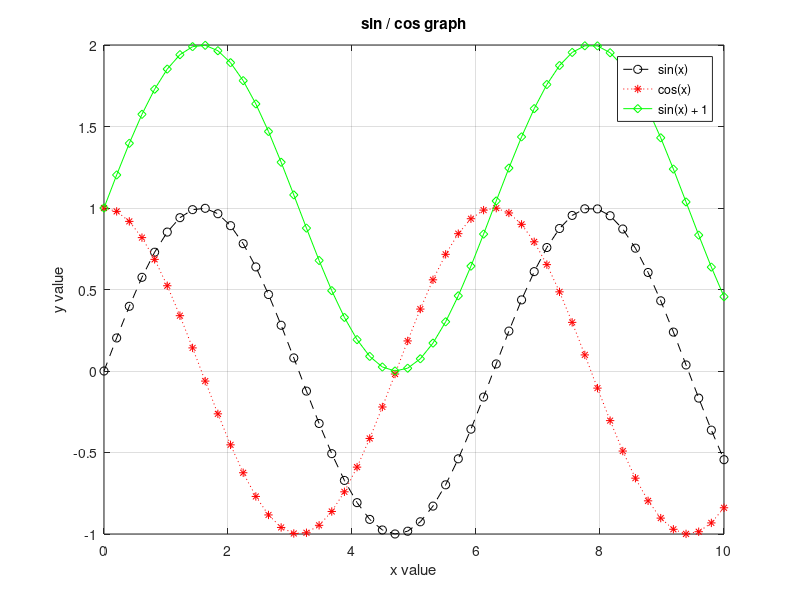
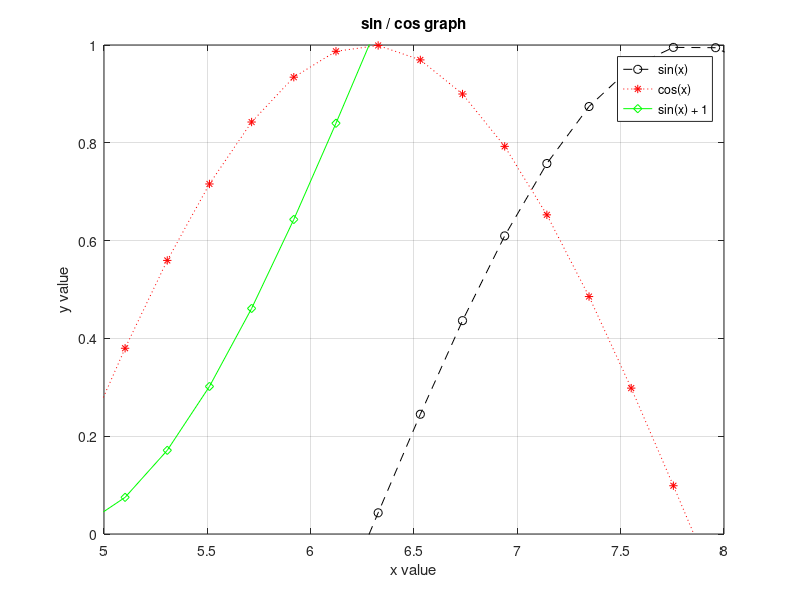

MATLAB code to generate these figures, in order:
clear; clc; close all

X = linspace(0,10, 50);

Y1 = sin(X);
Y2 = cos(X);
Y3 = 1+ sin(X);

%{
% subplot = 같은 figure window에 여러개 그릴때
% subplot(row, col, row first numbering)
figure(100)
subplot(2,3,1)
plot(X, Y1, 'ro-')

subplot(2,3,2)
plot(X, Y2, 'b*-')

subplot(2,3,3)
plot(X, Y3, 'gd-')  % - 실선 / -- 점선

subplot(2,3,4)
plot(X, Y1, 'g*-')

subplot(2,3,5)
plot(X, Y2, 'rx-')

subplot(2,3,6)
plot(X, Y3, 'bd--')

%}



figure(200)
plot(X, Y1, 'ko--'); hold on;
plot(X, Y2, 'r*:')
plot(X, Y3, 'gd-')
title('sin / cos graph')
xlabel('x value')
ylabel('y value')
legend('sin(x)', 'cos(x)', 'sin(x) + 1')
grid on        % grid


figure(300)
plot(X, Y1, 'ko--'); hold on;
plot(X, Y2, 'r*:')
plot(X, Y3, 'gd-')
title('sin / cos graph')
xlabel('x value')
ylabel('y value')
legend('sin(x)', 'cos(x)', 'sin(x) + 1')
grid on        % grid
axis([5 8 0 1])




























